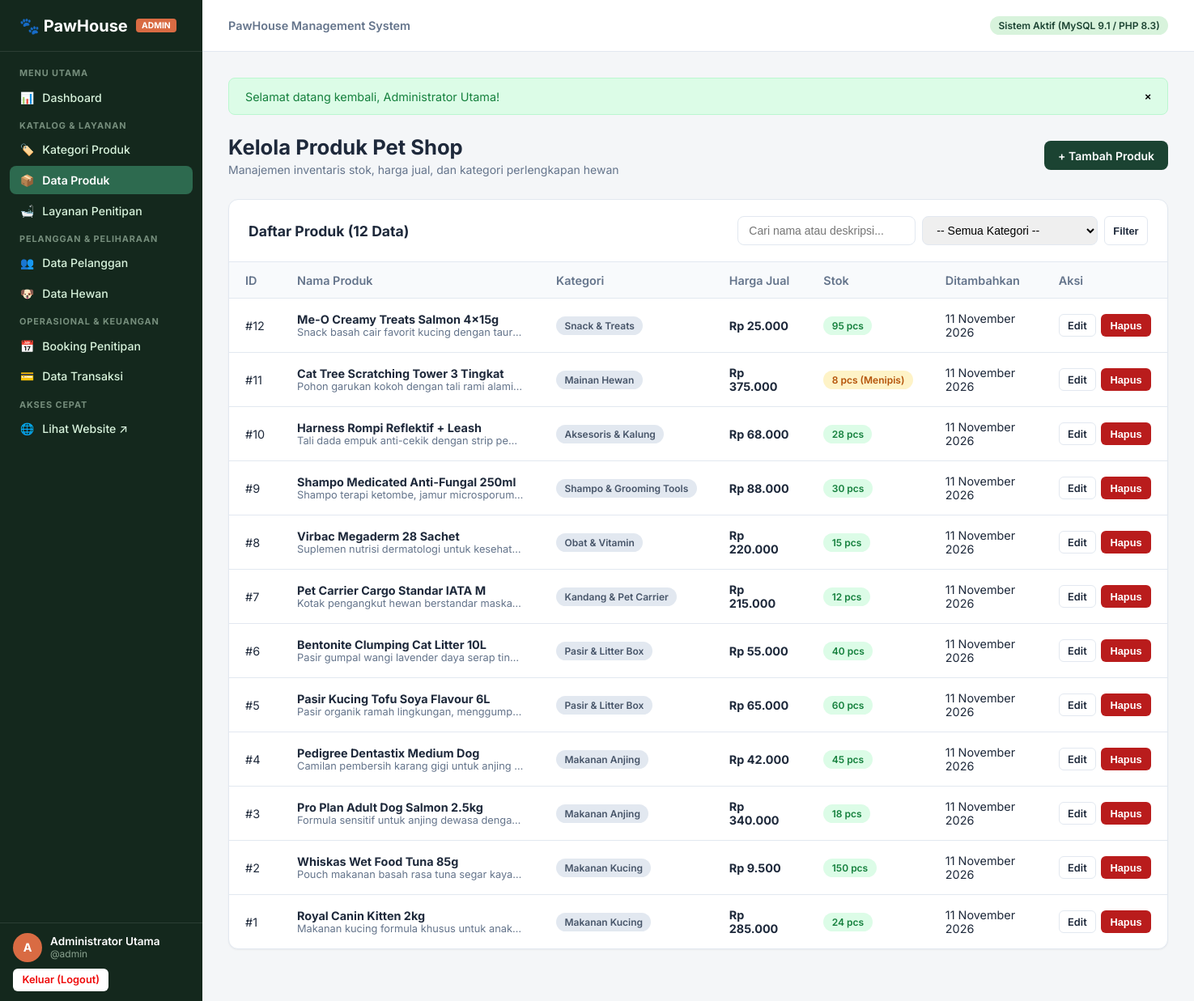
The page /admin/products/index.php (signed in) on the database its author committed.
### tables this page shows
CREATE TABLE `products` (
  `id` INT AUTO_INCREMENT PRIMARY KEY,
  `category_id` INT NOT NULL,
  `name` VARCHAR(150) NOT NULL,
  `description` TEXT NULL,
  `price` DECIMAL(12,2) NOT NULL,
  `stock` INT NOT NULL DEFAULT 0,
  `image` VARCHAR(255) NULL,
  `created_at` TIMESTAMP DEFAULT CURRENT_TIMESTAMP,
  CONSTRAINT `fk_products_category` FOREIGN KEY (`category_id`) 
    REFERENCES `categories` (`id`) ON UPDATE CASCADE ON DELETE RESTRICT
);

CREATE TABLE `categories` (
  `id` INT AUTO_INCREMENT PRIMARY KEY,
  `name` VARCHAR(100) NOT NULL,
  `description` TEXT NULL,
  `created_at` TIMESTAMP DEFAULT CURRENT_TIMESTAMP
);

### config/database.php (called while the page is built, shortened)
<?php
function base_url(string $path = ''): string {
    return BASE_URL . ($path ? '/' . ltrim($path, '/') : '');
}

### includes/functions.php (called while the page is built, shortened)
<?php
function e(?string $value): string {
    return htmlspecialchars((string)$value, ENT_QUOTES, 'UTF-8');
}
function format_rupiah($amount): string {
    return 'Rp ' . number_format((float)$amount, 0, ',', '.');
}
function format_date(?string $date, bool $withTime = false): string {
    $timestamp = strtotime($date);
    $months = [
        1 => 'Januari', 2 => 'Februari', 3 => 'Maret', 4 => 'April',
        5 => 'Mei', 6 => 'Juni', 7 => 'Juli', 8 => 'Agustus',
        9 => 'September', 10 => 'Oktober', 11 => 'November', 12 => 'Desember'
    ];
    $day = date('d', $timestamp);
    $month = $months[(int)date('m', $timestamp)];
    $year = date('Y', $timestamp);
    $formatted = "$day $month $year";
    return $formatted;
}

### admin/products/index.php (the view, shortened to what this page needs)
<?php
require_once __DIR__ . '/../../config/database.php';
require_once __DIR__ . '/../../includes/functions.php';
$pdo = db();
$search     = trim($_GET['q'] ?? '');
$sql = "
    SELECT p.*, c.name AS category_name
    FROM products p
    JOIN categories c ON p.category_id = c.id
    WHERE 1=1
";
$params = [];
$sql .= " ORDER BY p.id DESC";
$stmt = $pdo->prepare($sql);
$stmt->execute($params);
$products = $stmt->fetchAll();
require_once __DIR__ . '/../../includes/admin-header.php';
?>
<div class="page-header">
    <div>
        <h1 class="page-title">Kelola Produk Pet Shop</h1>
        <p class="page-subtitle">Manajemen inventaris stok, harga jual, dan kategori perlengkapan hewan</p>
    </div>
    <div>
        <a href="<?= base_url('admin/products/create.php') ?>" class="btn btn-primary">+ Tambah Produk</a>
    </div>
</div>
<div class="data-card">
    <div class="data-card-header">
        <h2 class="data-card-title">Daftar Produk (<?= count($products) ?> Data)</h2>
        <div class="card-toolbar">
            <form action="<?= base_url('admin/products/index.php') ?>" method="GET" style="display:flex; gap:0.5rem; flex-wrap:wrap;">
                <input type="text" name="q" class="search-input" placeholder="Cari nama atau deskripsi..." value="<?= e($search) ?>">
                <select name="category_id" class="search-input" style="min-width: 170px;">
                    <option value="">-- Semua Kategori --</option>
                </select>
                <button type="submit" class="btn btn-outline btn-sm">Filter</button>
            </form>
        </div>
    </div>
    <div class="table-responsive">
        <table class="admin-table">
            <thead>
                <tr>
                    <th style="width: 50px;">ID</th>
                    <th>Nama Produk</th>
                    <th>Kategori</th>
                    <th>Harga Jual</th>
                    <th>Stok</th>
                    <th>Ditambahkan</th>
                    <th style="width: 140px;">Aksi</th>
                </tr>
            </thead>
            <tbody>
                <?php if (empty($products)): ?>
                    <tr>
                        <td colspan="7" class="empty-state">Tidak ada produk ditemukan.</td>
                    </tr>
                <?php else: ?>
                    <?php foreach ($products as $p): ?>
                        <tr>
                            <td>#<?= e($p['id']) ?></td>
                            <td>
                                <strong><?= e($p['name']) ?></strong>
                                <div style="font-size: 0.8rem; color: var(--admin-text-muted); max-width: 280px; white-space: nowrap; overflow: hidden; text-overflow: ellipsis;">
                                    <?= e($p['description'] ?: '-') ?>
                                </div>
                            </td>
                            <td><span class="badge badge-secondary"><?= e($p['category_name']) ?></span></td>
                            <td><strong><?= format_rupiah($p['price']) ?></strong></td>
                            <td>
                                <?php if ($p['stock'] > 10): ?>
                                    <span class="badge badge-success"><?= e($p['stock']) ?> pcs</span>
                                <?php elseif ($p['stock'] > 0): ?>
                                    <span class="badge badge-warning"><?= e($p['stock']) ?> pcs (Menipis)</span>
                                <?php else: ?>
                                    <span class="badge badge-danger">Habis (0)</span>
                                <?php endif; ?>
                            </td>
                            <td><?= format_date($p['created_at']) ?></td>
                            <td>
                                <div class="actions-cell">
                                    <a href="<?= base_url('admin/products/edit.php?id=' . $p['id']) ?>" class="btn btn-outline btn-sm">Edit</a>
                                    <form action="<?= base_url('admin/products/delete.php') ?>" method="POST" class="form-delete" data-name="produk <?= e($p['name']) ?>" style="display:inline;">
                                        <button type="submit" class="btn btn-danger btn-sm">Hapus</button>
                                    </form>
                                </div>
                            </td>
                        </tr>
                    <?php endforeach; ?>
                <?php endif; ?>
            </tbody>
        </table>
    </div>
</div>
<?php require_once __DIR__ . '/../../includes/admin-footer.php'; ?>

### assets/css/admin.css (style rules this page uses)
:root { --admin-sidebar-bg: #14281D; --admin-sidebar-hover: #1E3F2E; --admin-sidebar-active: #2D6A4F; --admin-sidebar-text: #D8F3DC; --color-primary: #1B4332; --color-primary-light: #2D6A4F; --color-accent: #D96B43; --color-accent-hover: #BF5730; --admin-bg: #F4F6F8; --admin-surface: #FFFFFF; --admin-border: #E2E8F0; --admin-text: #1E293B; --admin-text-muted: #64748B; --color-success: #15803D; --color-success-bg: #DCFCE7; --color-warning: #B45309; --color-warning-bg: #FEF3C7; --color-danger: #B91C1C; --color-danger-bg: #FEE2E2; --color-info: #0369A1; --color-info-bg: #E0F2FE; --sidebar-width: 250px; --header-height: 64px; --radius-sm: 6px; --radius-md: 8px; --radius-lg: 12px; --shadow-sm: 0 1px 2px 0 rgba(0, 0, 0, 0.05); --shadow-md: 0 4px 6px -1px rgba(0, 0, 0, 0.1), 0 2px 4px -1px rgba(0, 0, 0, 0.06); }
*, *::before, *::after { box-sizing: border-box; margin: 0; padding: 0; }
body { font-family: 'Inter', -apple-system, BlinkMacSystemFont, 'Segoe UI', Roboto, sans-serif; color: var(--admin-text); background: var(--admin-bg); min-height: 100vh; display: flex; }
.page-header { display: flex; justify-content: space-between; align-items: center; margin-bottom: 1.75rem; flex-wrap: wrap; gap: 1rem; }
.page-title { font-size: 1.6rem; font-weight: 700; color: var(--admin-text); }
.page-subtitle { font-size: 0.875rem; color: var(--admin-text-muted); margin-top: 0.25rem; }
.data-card { background: var(--admin-surface); border: 1px solid var(--admin-border); border-radius: var(--radius-lg); box-shadow: var(--shadow-sm); margin-bottom: 2rem; overflow: hidden; }
.data-card-header { padding: 1.25rem 1.5rem; border-bottom: 1px solid var(--admin-border); display: flex; justify-content: space-between; align-items: center; flex-wrap: wrap; gap: 1rem; }
.data-card-title { font-size: 1.1rem; font-weight: 700; color: var(--admin-text); }
.card-toolbar { display: flex; gap: 0.75rem; align-items: center; flex-wrap: wrap; }
.search-input { padding: 0.5rem 0.85rem; font-size: 0.875rem; border: 1px solid var(--admin-border); border-radius: var(--radius-md); min-width: 220px; }
.table-responsive { width: 100%; overflow-x: auto; }
.admin-table { width: 100%; border-collapse: collapse; text-align: left; font-size: 0.9rem; }
.admin-table th { background: #F8FAFC; padding: 0.85rem 1.25rem; font-weight: 600; color: var(--admin-text-muted); border-bottom: 1px solid var(--admin-border); white-space: nowrap; }
.admin-table td { padding: 1rem 1.25rem; border-bottom: 1px solid var(--admin-border); color: var(--admin-text); vertical-align: middle; }
.admin-table tbody tr:last-child td { border-bottom: none; }
.actions-cell { display: flex; align-items: center; gap: 6px; white-space: nowrap; }
.btn { display: inline-flex; align-items: center; justify-content: center; gap: 6px; padding: 0.55rem 1rem; font-size: 0.875rem; font-weight: 600; border-radius: var(--radius-md); border: 1px solid transparent; cursor: pointer; text-decoration: none; transition: all 0.15s ease; }
.btn-primary { background: var(--color-primary); color: #FFFFFF; }
.btn-outline { background: #FFFFFF; border-color: var(--admin-border); color: var(--admin-text); }
.btn-danger { background: var(--color-danger); color: #FFFFFF; }
.btn-sm { padding: 0.35rem 0.65rem; font-size: 0.8rem; border-radius: var(--radius-sm); }
.badge { display: inline-block; padding: 0.25rem 0.65rem; font-size: 0.75rem; font-weight: 600; border-radius: 9999px; white-space: nowrap; }
.badge-warning { background: var(--color-warning-bg); color: var(--color-warning); }
.badge-success { background: var(--color-success-bg); color: var(--color-success); }
.badge-secondary { background: #E2E8F0; color: #475569; }

### rows shown on the page
products: id "12", name "Me-O Creamy Treats Salmon 4x15g", description "Snack basah cair favorit kucing dengan taur…", category.name "Snack & Treats", price "Rp 25.000", stock "95", created_at "11 November 2026"
products: id "11", name "Cat Tree Scratching Tower 3 Tingkat", description "Pohon garukan kokoh dengan tali rami alami…", category.name "Mainan Hewan", price "Rp 375.000", stock "8", created_at "11 November 2026"
products: id "10", name "Harness Rompi Reflektif + Leash", description "Tali dada empuk anti-cekik dengan strip pe…", category.name "Aksesoris & Kalung", price "Rp 68.000", stock "28", created_at "11 November 2026"
products: id "9", name "Shampo Medicated Anti-Fungal 250ml", description "Shampo terapi ketombe, jamur microsporum…", category.name "Shampo & Grooming Tools", price "Rp 88.000", stock "30", created_at "11 November 2026"
products: id "8", name "Virbac Megaderm 28 Sachet", description "Suplemen nutrisi dermatologi untuk kesehat…", category.name "Obat & Vitamin", price "Rp 220.000", stock "15", created_at "11 November 2026"
products: id "7", name "Pet Carrier Cargo Standar IATA M", description "Kotak pengangkut hewan berstandar maska…", category.name "Kandang & Pet Carrier", price "Rp 215.000", stock "12", created_at "11 November 2026"
products: id "6", name "Bentonite Clumping Cat Litter 10L", description "Pasir gumpal wangi lavender daya serap tin…", category.name "Pasir & Litter Box", price "Rp 55.000", stock "40", created_at "11 November 2026"
products: id "5", name "Pasir Kucing Tofu Soya Flavour 6L", description "Pasir organik ramah lingkungan, menggump…", category.name "Pasir & Litter Box", price "Rp 65.000", stock "60", created_at "11 November 2026"
products: id "4", name "Pedigree Dentastix Medium Dog", description "Camilan pembersih karang gigi untuk anjing…", category.name "Makanan Anjing", price "Rp 42.000", stock "45", created_at "11 November 2026"
products: id "3", name "Pro Plan Adult Dog Salmon 2.5kg", description "Formula sensitif untuk anjing dewasa denga…", category.name "Makanan Anjing", price "Rp 340.000", stock "18", created_at "11 November 2026"
products: id "2", name "Whiskas Wet Food Tuna 85g", description "Pouch makanan basah rasa tuna segar kaya…", category.name "Makanan Kucing", price "Rp 9.500", stock "150", created_at "11 November 2026"
products: id "1", name "Royal Canin Kitten 2kg", description "Makanan kucing formula khusus untuk anak…", category.name "Makanan Kucing", price "Rp 285.000", stock "24", created_at "11 November 2026"

### other values the page prints
$currentAdmin['role'] "ADMIN"
substr($currentAdmin['name'] ?? 'A', 0, 1) "A"
$currentAdmin['name'] "Administrator Utama"
$currentAdmin['username'] "admin"
$flash['message'] "Selamat datang kembali, Administrator Utama!"
count($products) "12"
